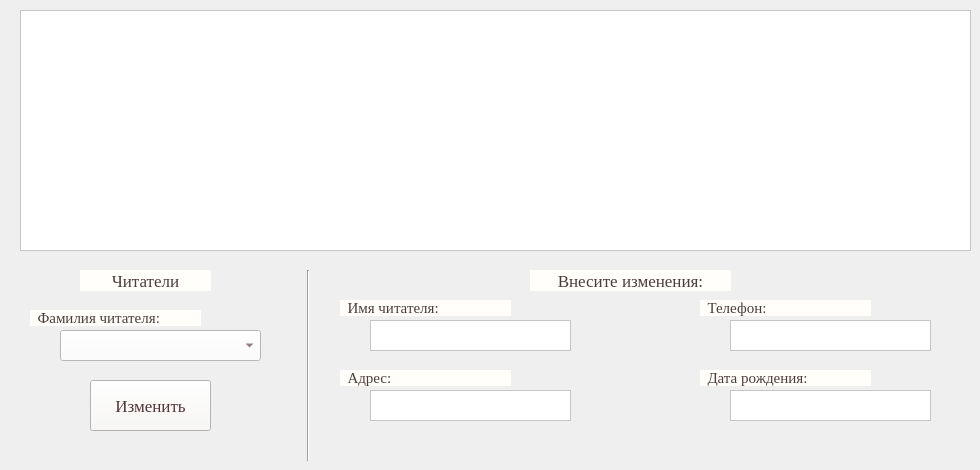
    <widget class="QWidget" name="reader">
     <attribute name="title">
      <string>Читатели</string>
     </attribute>
     <widget class="QTableView" name="tab_reader">
      <property name="geometry">
       <rect>
        <x>20</x>
        <y>10</y>
        <width>951</width>
        <height>241</height>
       </rect>
      </property>
      <property name="styleSheet">
       <string notr="true">background-color: rgb(255, 255, 255);</string>
      </property>
     </widget>
     <widget class="QLabel" name="lab_nazv_r">
      <property name="geometry">
       <rect>
        <x>80</x>
        <y>270</y>
        <width>131</width>
        <height>21</height>
       </rect>
      </property>
      <property name="font">
       <font>
        <family>Georgia</family>
        <pointsize>13</pointsize>
       </font>
      </property>
      <property name="styleSheet">
       <string notr="true">background-color: rgb(255, 254, 250);
color: rgb(77, 61, 58);</string>
      </property>
      <property name="text">
       <string>Читатели</string>
      </property>
      <property name="alignment">
       <set>Qt::AlignCenter</set>
      </property>
     </widget>
     <widget class="Line" name="line_5">
      <property name="geometry">
       <rect>
        <x>300</x>
        <y>270</y>
        <width>16</width>
        <height>191</height>
       </rect>
      </property>
      <property name="orientation">
       <enum>Qt::Vertical</enum>
      </property>
     </widget>
     <widget class="QLabel" name="lab_naz_lname_r">
      <property name="geometry">
       <rect>
        <x>30</x>
        <y>310</y>
        <width>171</width>
        <height>16</height>
       </rect>
      </property>
      <property name="font">
       <font>
        <family>Georgia</family>
        <pointsize>11</pointsize>
       </font>
      </property>
      <property name="styleSheet">
       <string notr="true">background-color: rgb(255, 254, 250);
color: rgb(77, 61, 58);</string>
      </property>
      <property name="text">
       <string>  Фамилия читателя:</string>
      </property>
     </widget>
     <widget class="QComboBox" name="cB_lname_r">
      <property name="geometry">
       <rect>
        <x>60</x>
        <y>330</y>
        <width>201</width>
        <height>31</height>
       </rect>
      </property>
      <property name="styleSheet">
       <string notr="true">background-color: rgb(255, 255, 255);
color: rgb(88, 53, 59);</string>
      </property>
     </widget>
     <widget class="QPushButton" name="btn_up_r">
      <property name="geometry">
       <rect>
        <x>90</x>
        <y>380</y>
        <width>121</width>
        <height>51</height>
       </rect>
      </property>
      <property name="font">
       <font>
        <family>Georgia</family>
        <pointsize>13</pointsize>
       </font>
      </property>
      <property name="styleSheet">
       <string notr="true">background-color: rgb(249, 248, 245);
color: rgb(84, 52, 57);</string>
      </property>
      <property name="text">
       <string>Изменить</string>
      </property>
     </widget>
     <widget class="QLabel" name="lab_nazv_r_up">
      <property name="geometry">
       <rect>
        <x>530</x>
        <y>270</y>
        <width>201</width>
        <height>21</height>
       </rect>
      </property>
      <property name="font">
       <font>
        <family>Georgia</family>
        <pointsize>13</pointsize>
       </font>
      </property>
      <property name="styleSheet">
       <string notr="true">background-color: rgb(255, 254, 250);
color: rgb(77, 61, 58);</string>
      </property>
      <property name="text">
       <string>Внесите изменения:</string>
      </property>
      <property name="alignment">
       <set>Qt::AlignCenter</set>
      </property>
     </widget>
     <widget class="QLabel" name="lab_naz_name_r">
      <property name="geometry">
       <rect>
        <x>340</x>
        <y>300</y>
        <width>171</width>
        <height>16</height>
       </rect>
      </property>
      <property name="font">
       <font>
        <family>Georgia</family>
        <pointsize>11</pointsize>
       </font>
      </property>
      <property name="styleSheet">
       <string notr="true">background-color: rgb(255, 254, 250);
color: rgb(77, 61, 58);</string>
      </property>
      <property name="text">
       <string>  Имя читателя:</string>
      </property>
     </widget>
     <widget class="QTextEdit" name="te_name_r">
      <property name="geometry">
       <rect>
        <x>370</x>
        <y>320</y>
        <width>201</width>
        <height>31</height>
       </rect>
      </property>
      <property name="font">
       <font>
        <family>Georgia</family>
        <pointsize>9</pointsize>
       </font>
      </property>
      <property name="styleSheet">
       <string notr="true">background-color: rgb(255, 255, 255);
color: rgb(85, 54, 59);</string>
      </property>
     </widget>
     <widget class="QLabel" name="lab_naz_addres_r">
      <property name="geometry">
       <rect>
        <x>340</x>
        <y>370</y>
        <width>171</width>
        <height>16</height>
       </rect>
      </property>
      <property name="font">
       <font>
        <family>Georgia</family>
        <pointsize>11</pointsize>
       </font>
      </property>
      <property name="styleSheet">
       <string notr="true">background-color: rgb(255, 254, 250);
color: rgb(77, 61, 58);</string>
      </property>
      <property name="text">
       <string>  Адрес:</string>
      </property>
     </widget>
     <widget class="QTextEdit" name="te_addres_r">
      <property name="geometry">
       <rect>
        <x>370</x>
        <y>390</y>
        <width>201</width>
        <height>31</height>
       </rect>
      </property>
      <property name="font">
       <font>
        <family>Georgia</family>
        <pointsize>9</pointsize>
       </font>
      </property>
      <property name="styleSheet">
       <string notr="true">background-color: rgb(255, 255, 255);
color: rgb(85, 54, 59);</string>
      </property>
     </widget>
     <widget class="QLabel" name="lab_naz_phone_r">
      <property name="geometry">
       <rect>
        <x>700</x>
        <y>300</y>
        <width>171</width>
        <height>16</height>
       </rect>
      </property>
      <property name="font">
       <font>
        <family>Georgia</family>
        <pointsize>11</pointsize>
       </font>
      </property>
      <property name="styleSheet">
       <string notr="true">background-color: rgb(255, 254, 250);
color: rgb(77, 61, 58);</string>
      </property>
      <property name="text">
       <string>  Телефон:</string>
      </property>
     </widget>
     <widget class="QTextEdit" name="te_phone_r">
      <property name="geometry">
       <rect>
        <x>730</x>
        <y>320</y>
        <width>201</width>
        <height>31</height>
       </rect>
      </property>
      <property name="font">
       <font>
        <family>Georgia</family>
        <pointsize>9</pointsize>
       </font>
      </property>
      <property name="styleSheet">
       <string notr="true">background-color: rgb(255, 255, 255);
color: rgb(85, 54, 59);</string>
      </property>
     </widget>
     <widget class="QLabel" name="lab_naz_bth_r">
      <property name="geometry">
       <rect>
        <x>700</x>
        <y>370</y>
        <width>171</width>
        <height>16</height>
       </rect>
      </property>
      <property name="font">
       <font>
        <family>Georgia</family>
        <pointsize>11</pointsize>
       </font>
      </property>
      <property name="styleSheet">
       <string notr="true">background-color: rgb(255, 254, 250);
color: rgb(77, 61, 58);</string>
      </property>
      <property name="text">
       <string>  Дата рождения:</string>
      </property>
     </widget>
     <widget class="QTextEdit" name="te_bth_r">
      <property name="geometry">
       <rect>
        <x>730</x>
        <y>390</y>
        <width>201</width>
        <height>31</height>
       </rect>
      </property>
      <property name="font">
       <font>
        <family>Georgia</family>
        <pointsize>9</pointsize>
       </font>
      </property>
      <property name="styleSheet">
       <string notr="true">background-color: rgb(255, 255, 255);
color: rgb(85, 54, 59);</string>
      </property>
     </widget>
    </widget>
